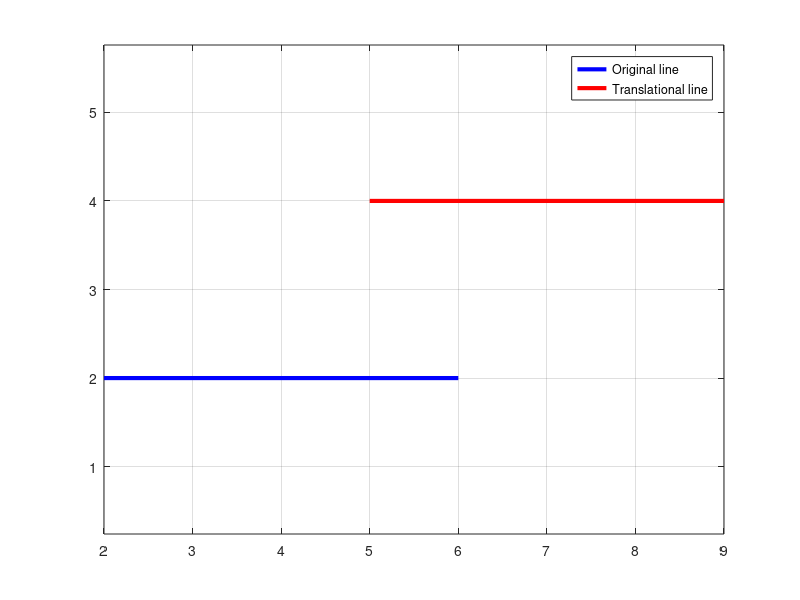

Source code (MATLAB):
clc;
clear all;
%original line
x=[2,6];
y=[2,2];
%translation line
tx=3;
ty=2;
x_new=x+tx;
y_new=y+ty;
figure
plot(x,y,'b','LineWidth',3)
hold on
plot(x_new,y_new,'r','LineWidth',3)
grid on
axis equal
legend('Original line','Translational line')
